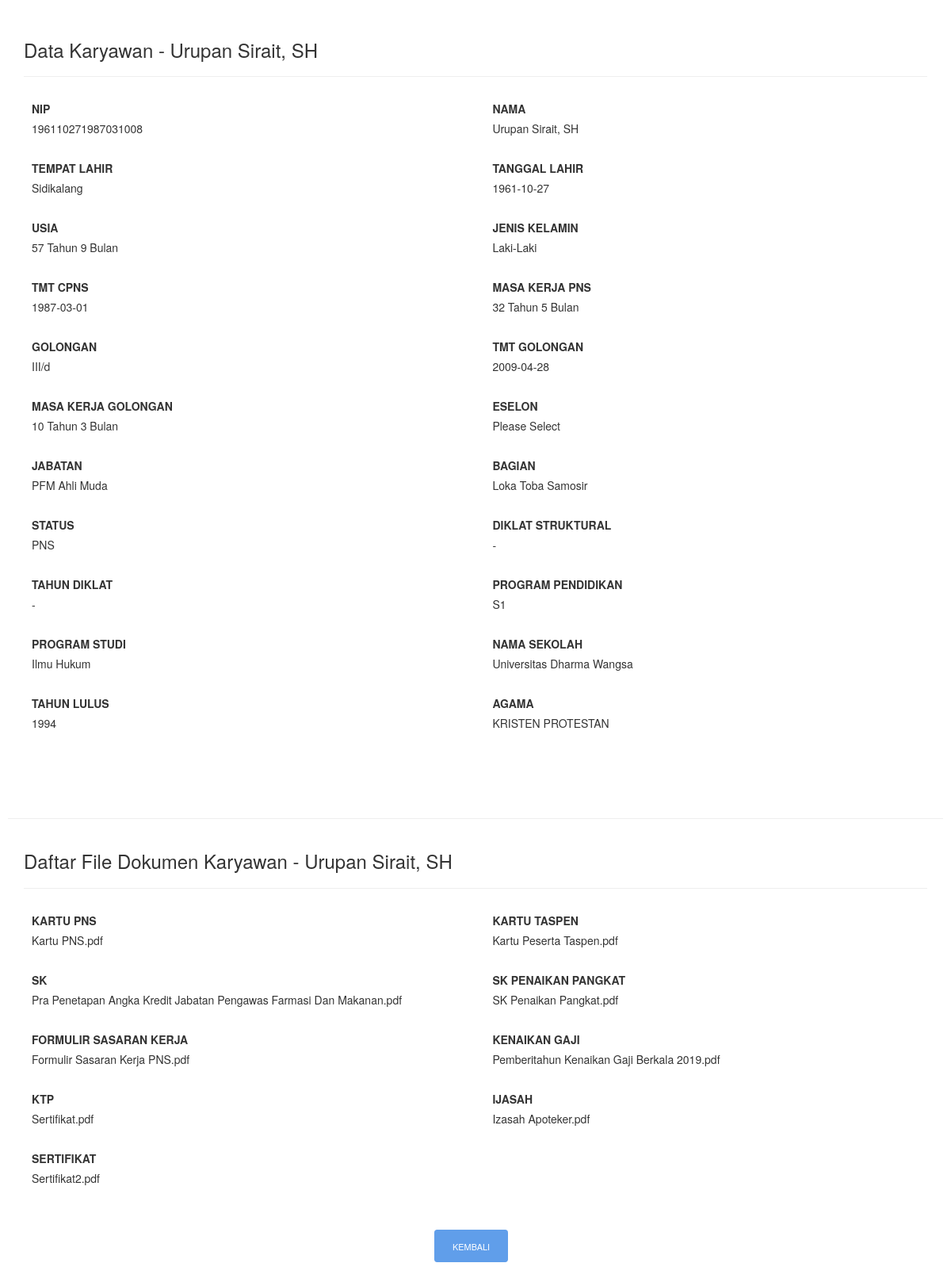
/tabel/read.php?nip=196110271987031008, run on the app's committed database.
### tables this page shows
CREATE TABLE `mahasiswa` (
  `nip` varchar(20) NOT NULL,
  `nama` varchar(50) NOT NULL,
  `tela` varchar(250) NOT NULL,
  `tala` varchar(150) NOT NULL,
  `usia` varchar(250) NOT NULL,
  `jenkel` varchar(250) NOT NULL,
  `tmtcpns` varchar(150) NOT NULL,
  `mkp` varchar(250) NOT NULL,
  `golongan` varchar(30) NOT NULL,
  `tmtgol` varchar(150) NOT NULL,
  `mkg` varchar(250) NOT NULL,
  `eselon` varchar(250) NOT NULL,
  `jabatan` varchar(250) NOT NULL,
  `bagian` varchar(250) NOT NULL,
  `status` varchar(250) NOT NULL,
  `dikstruk` varchar(250) NOT NULL,
  `tadi` varchar(250) NOT NULL,
  `propen` varchar(250) NOT NULL,
  `prodi` varchar(250) NOT NULL,
  `nase` varchar(250) NOT NULL,
  `talu` varchar(250) NOT NULL,
  `agama` varchar(250) NOT NULL,
  `file1` varchar(200) NOT NULL,
  `file2` varchar(200) NOT NULL,
  `file3` varchar(200) NOT NULL,
  `file4` varchar(200) NOT NULL,
  `file5` varchar(200) NOT NULL,
  `file6` varchar(200) NOT NULL,
  `file7` varchar(200) NOT NULL,
  `file8` varchar(200) NOT NULL,
  `file9` varchar(200) NOT NULL,
  `file10` varchar(200) NOT NULL,
  PRIMARY KEY (`nip`),
  KEY `nip` (`nip`)
);

### tabel/read.php (the view, shortened to what this page needs)
<?php
    require '../konek.php';
    $nip = null;
    if(!empty($_GET['nip']))
    {
        $nip = $_GET['nip'];
    }
    if($nip == null)
    {
        header("Location: index.php");
    }
    else
    {
        $query 	= "SELECT * FROM mahasiswa where nip = $nip";
		$res    = mysqli_query($konek,$query);
		$data	= mysqli_fetch_array($res);
    }
?>
<!DOCTYPE html>
<html lang="en">
<head>
	<link rel="stylesheet" href="../assets/css/abc.css">
	<link rel="stylesheet" href="../assets/css/bootstrap.min.css">
	<link rel="stylesheet" href="../assets/css/tombol.css">
</head>
<body>
	<div class="container" style="margin-top:20px">
		<h3>Data Karyawan - <?php echo $data['nama'];?></h3>
		<hr>
 		<form>
			<p>
				<label>NIP</label><?php echo $data['nip'];?>
            </p>
			<p>
				<label>NAMA</label><?php echo $data['nama'];?>
            </p>
			<p>
				<label>TEMPAT LAHIR</label><?php echo $data['tela'];?>
            </p>
			<p>
				<label>TANGGAL LAHIR</label><?php echo $data['tala'];?>
            </p>
			<p>
				<label>USIA</label><?php echo $data['usia'];?>
            </p>
			<p>
				<label>JENIS KELAMIN</label><?php echo $data['jenkel'];?>
            </p>
			<p>
				<label>TMT CPNS</label><?php echo $data['tmtcpns'];?>
            </p>
			<p>
				<label>MASA KERJA PNS</label><?php echo $data['mkp'];?>
            </p>
			<p>
				<label>GOLONGAN</label><?php echo $data['golongan'];?>
            </p>
			<p>
				<label>TMT GOLONGAN</label><?php echo $data['tmtgol'];?>
            </p>
			<p>
				<label>MASA KERJA GOLONGAN</label><?php echo $data['mkg'];?>
            </p>
			<p>
				<label>ESELON</label><?php echo $data['eselon'];?>
            </p>
			<p>
				<label>JABATAN</label><?php echo $data['jabatan'];?>
            </p>
			<p>
				<label>BAGIAN</label><?php echo $data['bagian'];?>
            </p>
			<p>
				<label>STATUS</label><?php echo $data['status'];?>
            </p>
			<p>
				<label>DIKLAT STRUKTURAL</label><?php echo $data['dikstruk'];?>
            </p>
			<p>
				<label>TAHUN DIKLAT</label><?php echo $data['tadi'];?>
            </p>
			<p>
				<label>PROGRAM PENDIDIKAN</label><?php echo $data['propen'];?>
            </p>
			<p>
				<label>PROGRAM STUDI</label><?php echo $data['prodi'];?>
            </p>
			<p>
				<label>NAMA SEKOLAH</label><?php echo $data['nase'];?>
            </p>
			<p>
				<label>TAHUN LULUS</label><?php echo $data['talu'];?>
            </p>
			<p>
				<label>AGAMA</label><?php echo $data['agama'];?>
            </p>
			<p>
            </p>
			<p>
            </p>
</div>
<div class="form-actions">
<hr/>
	<div class="container" style="margin-top:20px">
		<h3>Daftar File Dokumen Karyawan - <?php echo $data['nama'];?></h3>
		<hr>
 		<form>
			<p>
				<label>KARTU PNS</label><?php echo $data['file1'];?>
            </p>
			<p>
				<label>KARTU TASPEN</label><?php echo $data['file2'];?>
            </p>
			<p>
				<label>SK</label><?php echo $data['file3'];?>
            </p>
			<p>
				<label>SK PENAIKAN PANGKAT</label><?php echo $data['file4'];?>
            </p>
			<p>
				<label>FORMULIR SASARAN KERJA</label><?php echo $data['file5'];?>
            </p>
			<p>
				<label>KENAIKAN GAJI</label><?php echo $data['file6'];?>
            </p>
			<p>
				<label>KTP</label><?php echo $data['file7'];?>
            </p>
			<p>
				<label>IJASAH</label><?php echo $data['file8'];?>
            </p>
			<p>
				<label>SERTIFIKAT</label><?php echo $data['file9'];?>
            </p>
			<p>
            </p>
</div>
			<div class="form-actions"><center><center>
					<a href="../tabel/index.php" class="btn button blue">KEMBALI</a>
				</center>
				</div>
			</div>
</body>
</html>

### assets/css/abc.css (style rules this page uses)
* { box-sizing: border-box; }
form p { padding: 10px; float: left; width: 49%; }
form p:not(:nth-child(2n)) { margin-right: 2%; }
form p:last-child { clear: both; width: 100%; }
form p:nth-last-child(2) { clear: both; width: 100%; }
body { padding: 1rem; }
form label { display: block; }
h3, ul { margin: 0; }
h3 { margin-bottom: 1rem; }

### assets/css/tombol.css (style rules this page uses)
.button,input.button { position: relative; display: inline-block; margin-right: 1em; margin-bottom: 1.34em; padding: 1em 2em; border-bottom: none; -webkit-border-radius: 0.333em; -moz-border-radius: 0.333em; border-radius: 0.333em; background-color: rgba(84,87,102,1); color: #FFFFFF!important; text-decoration: none!important; text-transform: uppercase; font-size: 0.778em!important; line-height: 1.714em!important; cursor: pointer; }
.button,input.button { -webkit-transition: background-color 0.3s linear,color 0.3s linear; -moz-transition: background-color 0.3s linear,color 0.3s linear; transition: background-color 0.3s linear,color 0.3s linear; }
.button.blue,input.button.blue { background-color: rgba(96,158,234,1); }

### data on the page
mahasiswa: nama "Urupan Sirait, SH", nip "196110271987031008", tela "Sidikalang", tala "1961-10-27", usia "57 Tahun 9 Bulan", jenkel "Laki-Laki", tmtcpns "1987-03-01", mkp "32 Tahun 5 Bulan", golongan "III/d", tmtgol "2009-04-28", mkg "10 Tahun 3 Bulan", eselon "Please Select", jabatan "PFM Ahli Muda", bagian "Loka Toba Samosir", status "PNS", dikstruk "-", tadi "-", propen "S1", prodi "Ilmu Hukum", nase "Universitas Dharma Wangsa", talu "1994", agama "KRISTEN PROTESTAN", file1 "Kartu PNS.pdf", file2 "Kartu Peserta Taspen.pdf", file3 "Pra Penetapan Angka Kredit Jabatan Pengawas Farmasi Dan Makanan.pdf", file4 "SK Penaikan Pangkat.pdf", file5 "Formulir Sasaran Kerja PNS.pdf", file6 "Pemberitahun Kenaikan Gaji Berkala 2019.pdf", file7 "Sertifikat.pdf", file8 "Izasah Apoteker.pdf", file9 "Sertifikat2.pdf"
